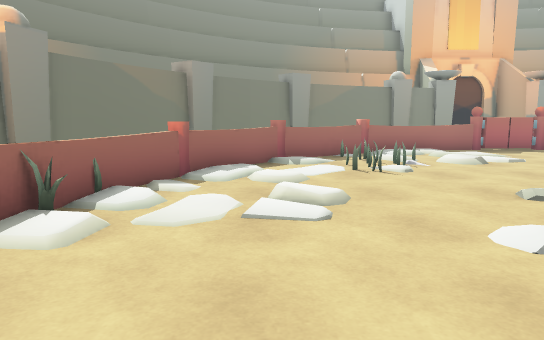
View 1 (above)

14 first-person views from a walk through a scene from a Unity 3-D project. The camera is 1.3 m above the floor, tilts 8° down and sees 70° across. The floor is counted in squares, 1 m on a side. Each view is taken from the middle of a square. On the plan, view 1 faces up. The plan holds only what a view shows up to about 16 squares ahead; the rest is blank. The place goes on beyond the plan. The player character is not drawn.

View 2
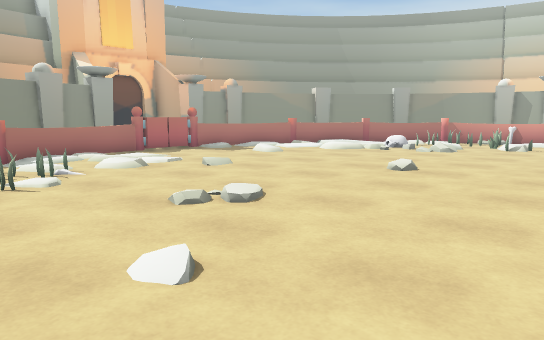

View 3
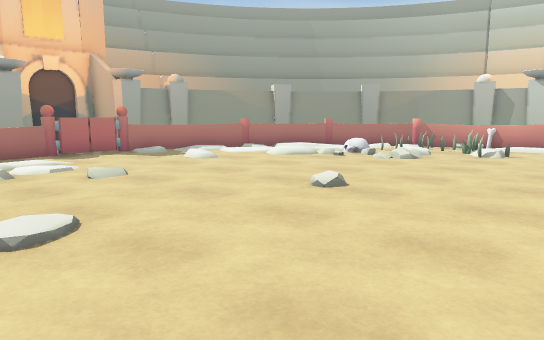

View 4
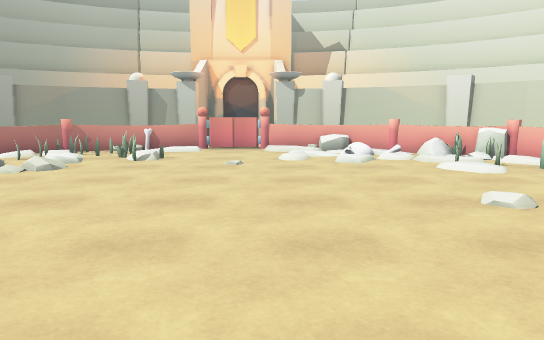

View 5
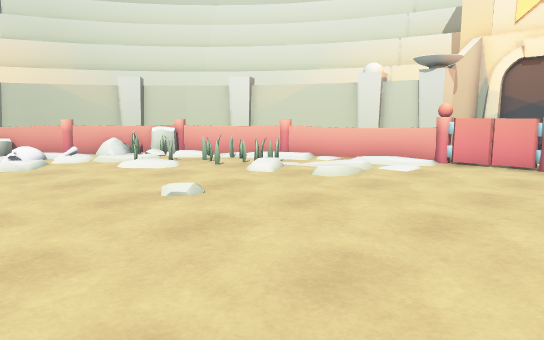

View 6
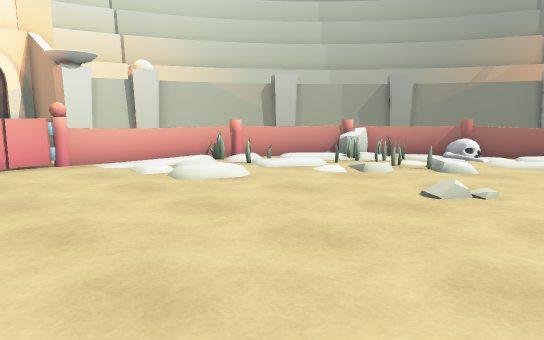

View 7
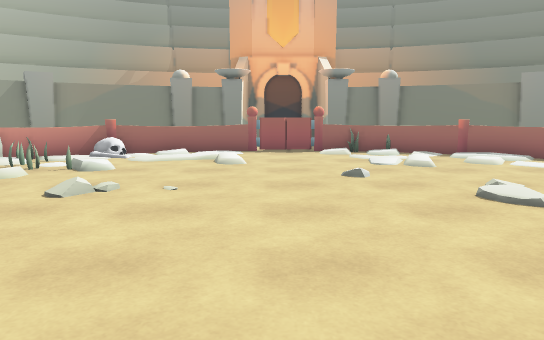

View 8
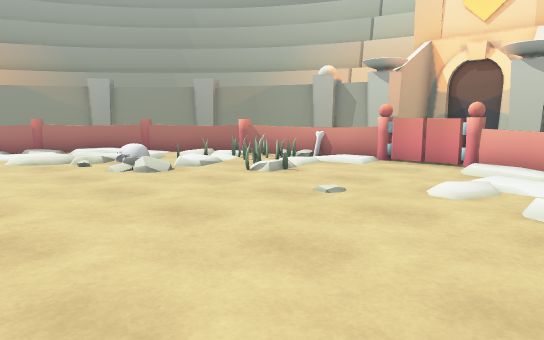

View 9
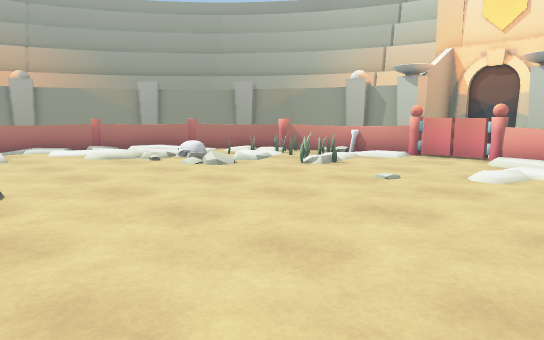

View 10
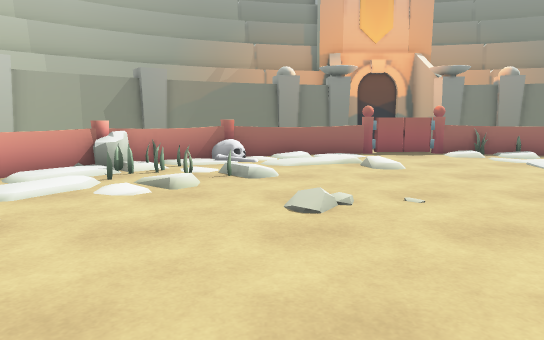

View 11
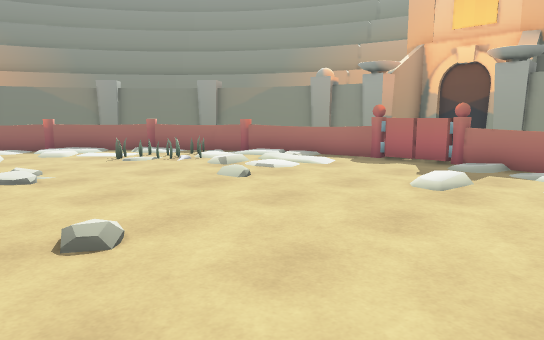

View 12
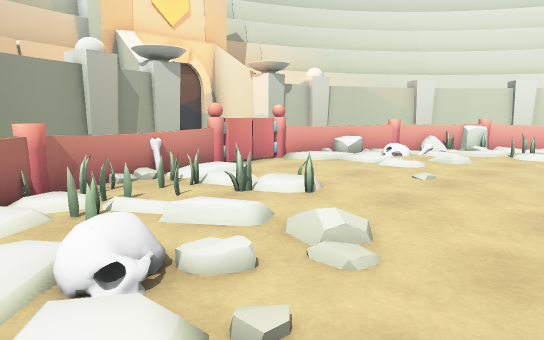

View 13
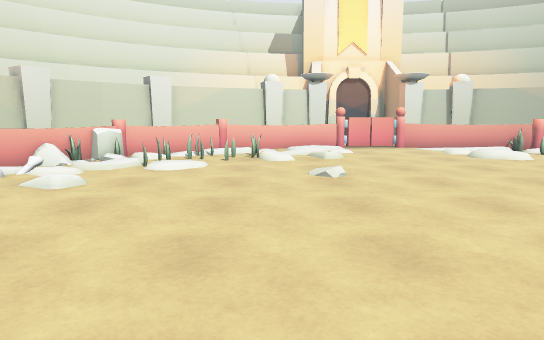

View 14
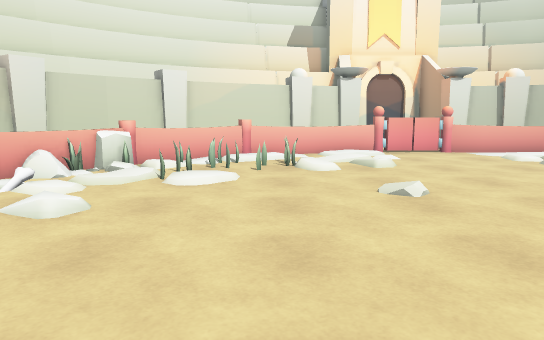

### Floor plan
Key: @ floor where view 1 was taken; # wall or solid block; . main floor; : floor 0.25 m higher than the main floor; / step, stairs or slope; = window, fence, low wall or low ledge; R rock; B bones; S skull; O other object.
Columns run from 5 left of view 1 to 23 right of it. Each row starts with its distance up from view 1.
 17             #   #
 16          ####   ####
 15        ####==#O#==####
 14       ###==.....:.==###
 13      ##==../....../ #=##
 12     ##=..../........#==##
 11    ##=....//....:.....=###
 10   ##=....O.........:/..==##
  9   #=...O............//:.==#
  8  ##=................./..=###
  7  #==................///..#R#
  6  #=#..:................OO=B#
  5 ##O...................///.=#
  4 ###.......................##
  3  OO.......................O
  2   O.......................OO
  1  ##..:....................###
  0  #=.:@...................:=##
 -1  #=:................../.. =#
 -2  #=...................//BR=#
 -3  ###B....................=##
 -4   #S....:............:..R=#
 -5   ### O................/O##
 -6    ##RR....:..../.:O..=R##
 -7     ###=#......./...==###
 -8      ##==O/....../..==##
 -9       ##===.......===##
-10        ####==#O#==####
-11          ####   ####
-12             #   #

Positions as (right, up) in squares from view 1, and headings:
1: (0, 0), facing up
2: (1, 1), facing up-right
3: (4, 1), facing up-right
4: (6, 1), facing right
5: (6, 1), facing down-right
6: (11, 1), facing down-left
7: (11, 2), facing left
8: (11, -2), facing up-right
9: (9, -2), facing up-right
10: (10, -2), facing left
11: (14, 4), facing up-left
12: (13, 10), facing down-right
13: (13, 6), facing down
14: (14, 4), facing down
